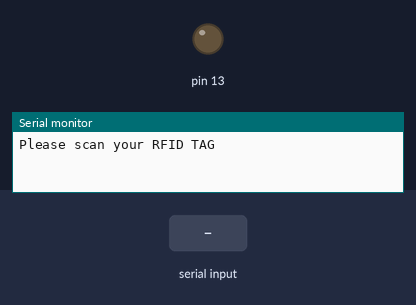
Recording of a sketch running on a simulated Arduino Uno, built with avr-gcc and run on an emulated ATmega328P. Shown: output pins drawn as LEDs (lit = HIGH), the last lines printed to the serial monitor. Inputs (shaded band) come from the test bench.

Above: at 1.2 s.
1.3 s: "AB123456789A" received over Serial
At 2.0 s:
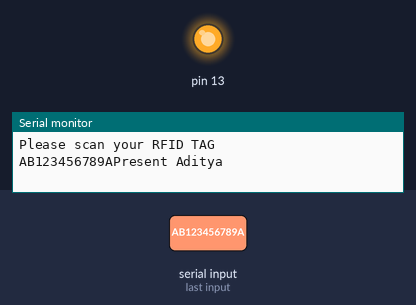
Timing chart, 0 to 4.3 s (numbered marks = the images above; inputs shaded):
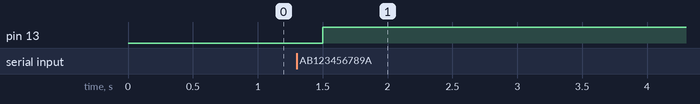

Measured:
- after the input at 1.3 s, pin 13: LOW → HIGH after 0.20 s

The sketch:

simulation_proteus.ino
```cpp
int count = 0;
char c;
String id;

void setup() {
  Serial.begin(9600);
  pinMode(13, OUTPUT);
  Serial.println("Please scan your RFID TAG");

}

void loop() {
  while(Serial.available()>0)
  {
    c = Serial.read();
   count++;
   id += c;
   if(count == 12)
    {
      Serial.print(id);
      //break;

      if(id=="AB123456789A")
      {
        Serial.println("Present Aditya");
        digitalWrite(13, HIGH);
        break;
      }
      if(id=="AC123456789A")
       {
        Serial.println("Present Uby");
        digitalWrite(13, HIGH);
        break;
      }
      else
      {
      digitalWrite(13, LOW);
      Serial.println("Invalid TAG");
      }
    }
  }
  count = 0;
  id="";
  delay(500);

}
```
